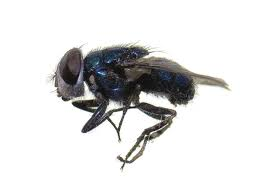
#> input picture vlieg.jpeg, 259 x 194 px
$ python contours.py
#> lines starting #> are read from the running program, lines starting #| are printed output that depends on the picture; after the words box and inside, x2 and y2 are one past the last pixel; in counts of white or black regions, pixels touching at a corner belong together
"""
https://www.youtube.com/watch?v=JfaZNiEbreE&list=PLCeWwpzjQu9gc9C9-iZ9WTFNGhIq4-L1X


"""


import cv2
import os
import matplotlib.pyplot as plt
import numpy as np


# load image
img = cv2.imread('vlieg.jpeg')
#> img is the input picture: shape (194, 259, 3); mean B, G, R 222.6, 222.8, 223
img_copy = img.copy()

# preprocessing of image for contours using thresholding
gray_img = cv2.cvtColor(img, cv2.COLOR_BGR2GRAY)
gray_img = cv2.GaussianBlur(gray_img, (5,5), 0)
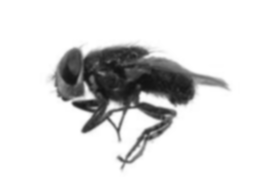
#> gray_img: shape (194, 259); min 18, max 255, mean 222.9

# you need to invert image
gray_inverted = cv2.bitwise_not(gray_img)
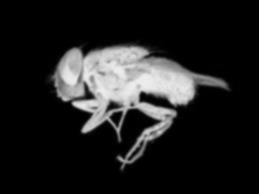
#> gray_inverted: shape (194, 259); min 0, max 237, mean 32.1

# make image fully black and white with cv2.threshold()
_,binary = cv2.threshold(gray_inverted, 40, 255, cv2.THRESH_BINARY)
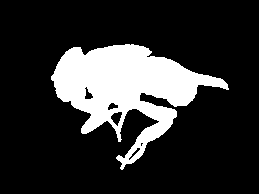
#> binary: shape (194, 259); 18.8% white; 1 white region
plt.imshow(binary, cmap='gray')

# detecting the contours in an image
contours, hierarchy = cv2.findContours(binary, cv2.RETR_EXTERNAL, cv2.CHAIN_APPROX_SIMPLE)
#> contours = 1 contour; box (x1, y1, x2, y2) and area: (51, 44, 229, 170) 9334
print(f'Number of contours found = {format(len(contours))}')
#| Number of contours found = 1

# read coloured image in for drawing the contours (otherwise the lines will be drawed in white)
cv2.drawContours(img, contours, -1, (0,255,0),1)
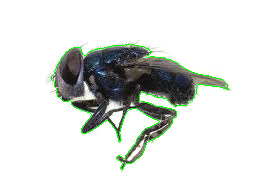
#> img: shape (194, 259, 3); 1.35% of pixels changed, all inside (x1, y1, x2, y2) = (51, 44, 229, 170)
plt.figure(figsize=[10,10])
plt.imshow(img[:,:,::-1])
plt.axis("off")
plt.show()


"""
# load image
img = cv2.imread('vlieg.jpeg')
img = cv2.cvtColor(img, cv2.COLOR_BGR2GRAY)
img = cv2.GaussianBlur(img, (5,5), 0)

# edge detection
canny = cv2.Canny(img, threshold1=75, threshold2=210)

# find contours (assuming insect is largest)
contours, hierarchy = cv2.findContours(canny, cv2.RETR_EXTERNAL, cv2.CHAIN_APPROX_SIMPLE)
insect_contour = max(contours, key=cv2.contourArea)

# calculate Fourier descriptor
contour_complex = insect_contour[:,0,0] + 1j * insect_contour[:,0,1]
fourier = np.fft.fft(contour_complex)

# extract two power spectra (first two spatial frequencies)
sorted_indices = np.argsort(np.abs(fourier))[::-1]
first_frequency= np.abs(fourier[sorted_indices[0]])
second_frequency = np.abs(fourier[sorted_indices[1]])
print(f'first frequency: {first_frequency}, second frequency: {second_frequency}')

# find moments of contours
cnt = contours[0]
M = cv2.moments(cnt)

# find hu moments using HuMoments(M) function for particular contour
Hm = cv2.HuMoments(M)

# draw contours on input image
cv2.drawContours(img, [cnt], -1, (0,255,255), 3)

# print
print("Hu-Moments of first contour:\n", Hm)
cv2.imshow("Hu-Moments", img)
cv2.waitKey(0)
cv2.destroyAllWindows()
"""
